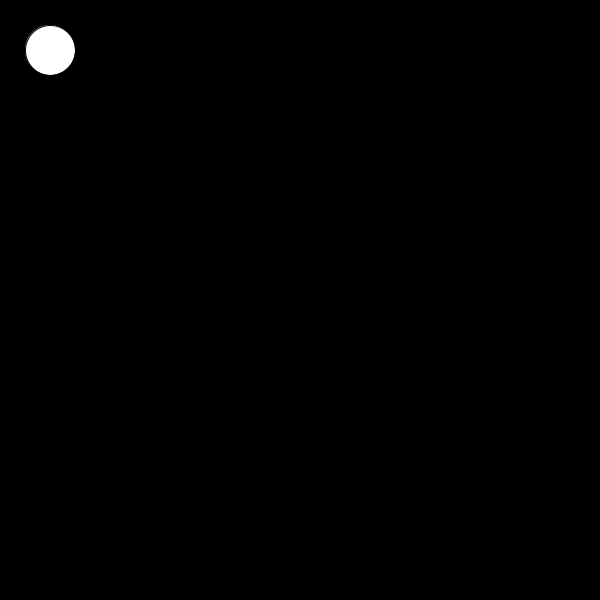
Frame 1 (no input)
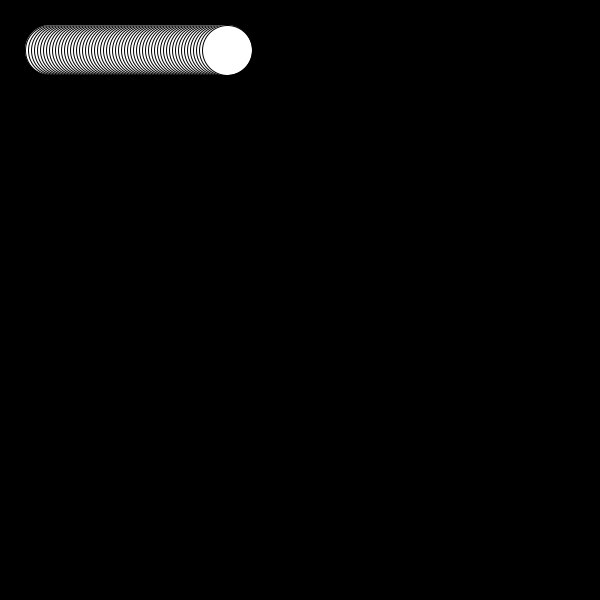
Frame 60 (the mouse pressed at the canvas centre just before this capture)
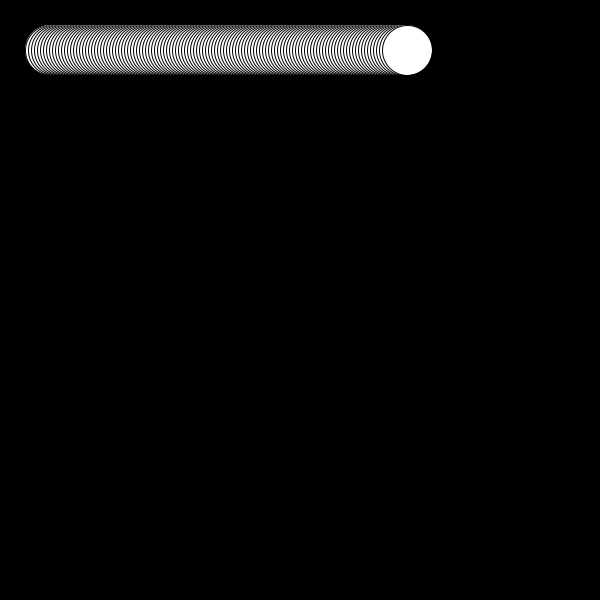
Frame 120 (the mouse held since frame 60 and released just before this capture)

The Processing sketch that drew these frames (run headless with seeded random() and noise(); from frame 60 on, the mouse is pressed at the canvas centre):

// Processing sketch: quiz1
// ── quiz1.pde
float x = width/2;
float y = height/2;
int size = 50;
float xSpeed = 3;



void setup() {
  size(600, 600);
  background (0);


}

void draw() {
  ellipse(x, y, size, size);
  x = x + xSpeed;

  if (x > width-size/2 || x < size/2) {
    xSpeed = xSpeed*-1;
  }
}
